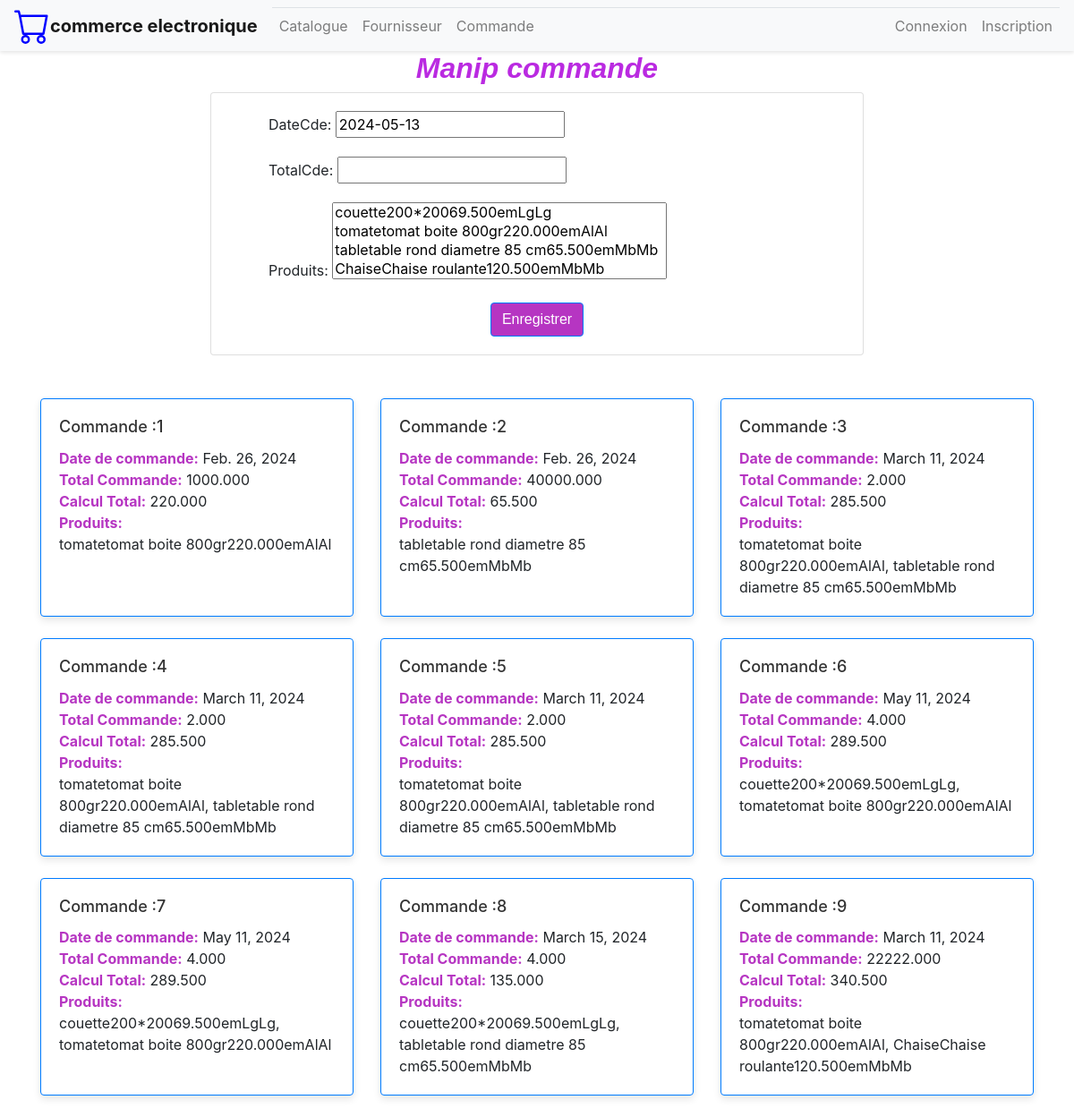
Before: /magasin/nvcommande/ with the older database file.
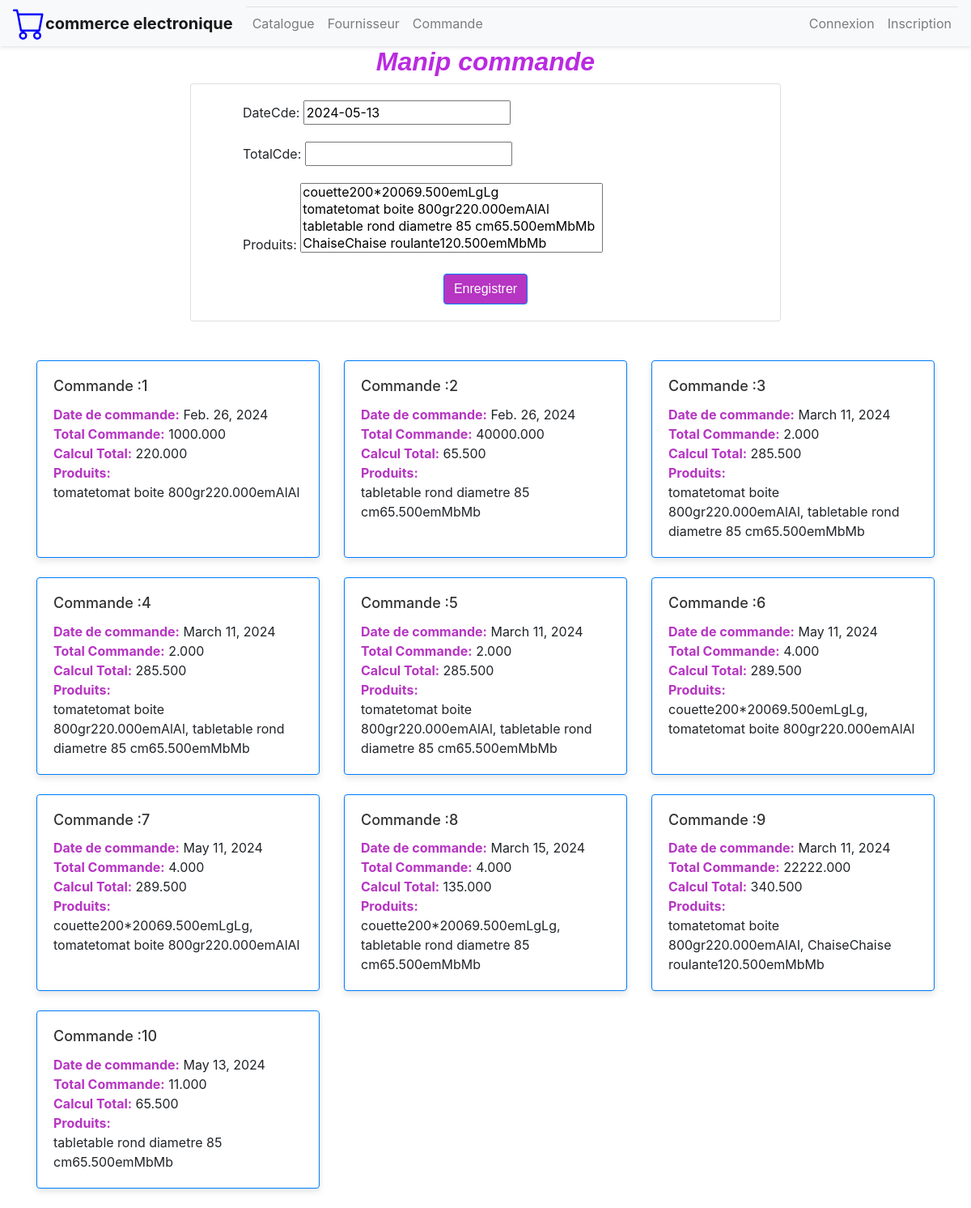
After: the same page with the newer database file.
### magasin/models.py (models this page shows, shortened)
class Commande(models.Model):
    dateCde=models.DateField(null=True,default=date.today)
    totalCde=models.DecimalField(max_digits=10,decimal_places=3)
    produits=models.ManyToManyField("Produit")
    def caltot(self):
        total=0
        for produit in self.produits.all():
            total += produit.prix
        return total
    def get_produits_list(self):
        return ", ".join(str(produit) for produit in self.produits.all())

class Produit(models.Model):
    libelle=models.CharField(max_length=100)
    description=models.TextField(default='Non definie')
    prix=models.DecimalField(max_digits=10,decimal_places=3)
    type=models.CharField(max_length=2,choices=TYPE_CHOICES,default='em')
    img=models.ImageField(blank=True)
    categorie=models.ForeignKey('Categorie',on_delete=models.CASCADE,null=True)
    Fournisseur=models.ForeignKey('Fournisseur',on_delete=models.CASCADE,null=True)
    def __str__(self) :
        return self.libelle+""+self.description+""+str(self.prix)+""+self.type+""+str(self.categorie)+""+str(self.categorie)

class Categorie(models.Model):
    name=models.CharField(max_length=50,default='Alimentaire',choices=TYPE_CHOICES)
    def __str__(self) :
        return self.name

### magasin/views.py (the view)
# urls.py: path('nvcommande/', views.nCommande, name='nvcommande'),
def nCommande(request):
    form = CommandeForm()
    if request.method == "POST":
        form = CommandeForm(request.POST, request.FILES)
        if form.is_valid():
            form.save()
    commandes=Commande.objects.all()
    context={'form': form,'commandes': commandes}
    return render(request, 'magasin/commande.html', context)

### magasin/forms.py
class CommandeForm(ModelForm):
    class Meta:
        model= Commande
        fields = "__all__"

### magasin/templates/magasin/commande.html (shortened to what this page needs)
{% extends 'magasin/base.html' %}
{% block content %}
<div class="col-md-12 text-center">
  <h2 style="font-family: 'Arial', sans-serif; font-weight: bold;color: rgb(186, 42, 225); font-style: italic;">Manip commande</h2>
</div>
<div class="container">
  <div class="row justify-content-center">
    <div class="col-md-8">
      <div class="card">
        <div class="card-body">
          <form method='POST' class="post-form" style="max-width: 600px; margin: 0 auto;">
            {{ form.as_p }}
            <div class="text-center mt-3">
              <button type="submit" class="btn btn-primary" style="font-family: 'Arial', sans-serif; background-color: #b635c2;">Enregistrer</button>
            </div>
          </form>
        </div>
      </div>
    </div>
  </div>
</div>
<div class="container mt-5">
  <div class="row row-cols-1 row-cols-md-3 g-4">
    {% for commande in commandes %}
    <div class="col mb-4">
      <div id="{{ commande.id }}" class="card border-primary h-100" style="box-shadow: 0 4px 8px rgba(0, 0, 0, 0.1);">
        <div class="card-body">
          <h5 class="card-title" style="color: #333; font-size: 18px;">Commande :{{ commande.id }}</h5>
          <ul class="list-unstyled" style="margin-bottom: 0;">
            <li><strong style="color: #b635c2;">Date de commande:</strong> {{ commande.dateCde }}</li>
            <li><strong style="color: #b635c2;">Total Commande:</strong> {{ commande.totalCde }}</li>
            <li><strong style="color: #b635c2;">Calcul Total:</strong> {{ commande.caltot }}</li>
            <li><strong style="color: #b635c2;">Produits:</strong>
              <ul style="margin-top: 0; list-style-type: none; padding-left: 0;">
                <li>{{ commande.get_produits_list }}</li>
              </ul>
            </li>
          </ul>
        </div>
      </div>
    </div>
    {% endfor %}
  </div>
</div>
{% endblock %}

Changed rows visible on the page:
added Commande: id "10", dateCde "May 13, 2024", totalCde "11.000", caltot "65.500", get_produits_list "tabletable rond diametre 85 cm65.500emMbMb"
